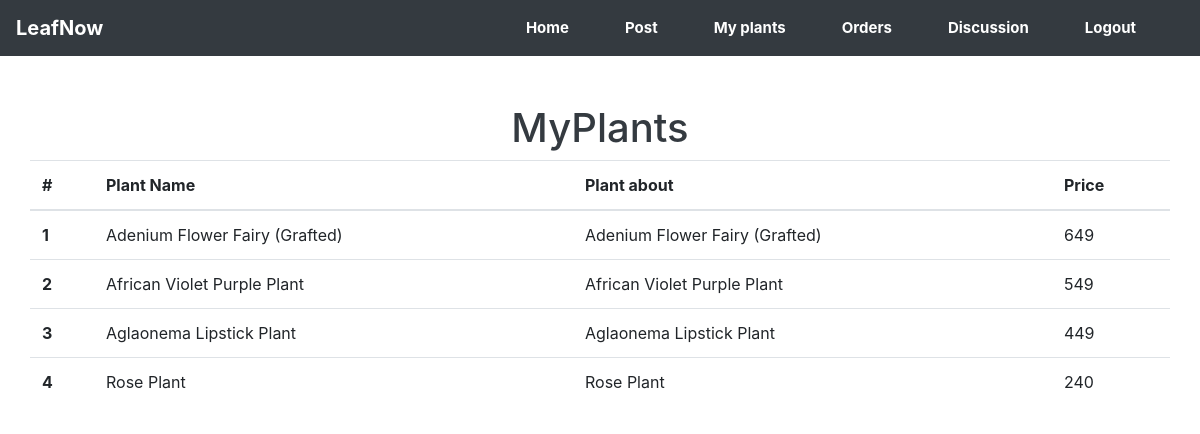
The app's page /seller/my_plants.php (signed in) with its own data.
### tables this page shows
CREATE TABLE `plant` (
  `seller_id` int(11) NOT NULL,
  `plant_id` int(255) NOT NULL,
  `plant_name` varchar(255) NOT NULL,
  `plant_price` int(50) NOT NULL,
  `about` varchar(255) NOT NULL,
  `grow` varchar(255) NOT NULL,
  `plant_care` varchar(255) NOT NULL,
  `status` tinyint(1) NOT NULL DEFAULT 0
);

### seller/my_plants.php (the view, shortened to what this page needs)
<!DOCTYPE html>
<html lang="en">
<head>
  <link rel="stylesheet" href="https://cdn.jsdelivr.net/npm/bootstrap@4.5.3/dist/css/bootstrap.min.css">
  <link rel="stylesheet" href="../style.css">
</head>
<body>
  <?php include '../include/_dbconnect.php';       ?>
  <nav class="navbar navbar-expand-lg navbar-dark bg-dark">
    <a class="navbar-brand" href="#">LeafNow</a>
    <div class="collapse navbar-collapse" id="navbarSupportedContent">
      <ul class="navbar-nav ml-auto">
        <li class="nav-item active">
          <a class="nav-link" href="index.php">Home
            <span class="sr-only"></span></a>
        </li>
        <li class="nav-item">
          <a class="nav-link" href="post.php">Post</a>
        </li>
        <li class="nav-item">
          <a class="nav-link" href="my_plants.php">My plants</a>
        </li>
        <li class="nav-item">
          <a class="nav-link" href="order.php">Orders</a>
        </li>
        <li class="nav-item">
          <a class="nav-link" href="#">Discussion</a>
        </li>
        <li class="nav-item">
          <a class="nav-link" href="logout.php">Logout</a>
        </li>
      </ul>
    </div>
  </nav>
  <div class="container-fluid mt-4 pt-4" style="margin-bottom:12rem;">
    <div class="container-fluid">
      <table class="table table-responsive-sm  table-responsive-md ">
        <thead class="thead">
          <h1 class="text-dark text-center">MyPlants</h1>
          <tr>
            <th scope="col">#</th>
            <th scope="col">Plant Name</th>
            <th scope="col">Plant about</th>
            <th scope="col">Price</th>
          </tr>
        </thead>
        <tbody>
          <?php
          $seller_id = $_SESSION['seller_id'];
          $sql = "SELECT * FROM `plant` WHERE seller_id='$seller_id'";
          $result = mysqli_query($conn, $sql);
          $count = 0;
          while ($row = mysqli_fetch_assoc($result)) {
            $plant_name = $row['plant_name'];
            $about = $row['about'];
            $plant_price = $row['plant_price'];
            $count++;
            echo '<tr>
                            <th scope="row">' . $count . '</th>
                            <td>' . $plant_name . '</td>
                            <td>' . $about . '</td>
                            <td>' . $plant_price . '</td>
                          </tr>';
          }
          ?>
        </tbody>
      </table>
    </div>
  </div>
</body>
</html>

### style.css (style rules this page uses)
* { margin: 0; padding: 0; }
nav { font-size: 15px; }
nav a { margin-right: 40px; font-weight: bold; color: #ffff !important; }

### records on screen
plant: plant_name "Adenium Flower Fairy (Grafted)", about "Adenium Flower Fairy (Grafted)", plant_price "649"
plant: plant_name "African Violet Purple Plant", about "African Violet Purple Plant", plant_price "549"
plant: plant_name "Aglaonema Lipstick Plant", about "Aglaonema Lipstick Plant", plant_price "449"
plant: plant_name "Rose Plant", about "Rose Plant", plant_price "240"
